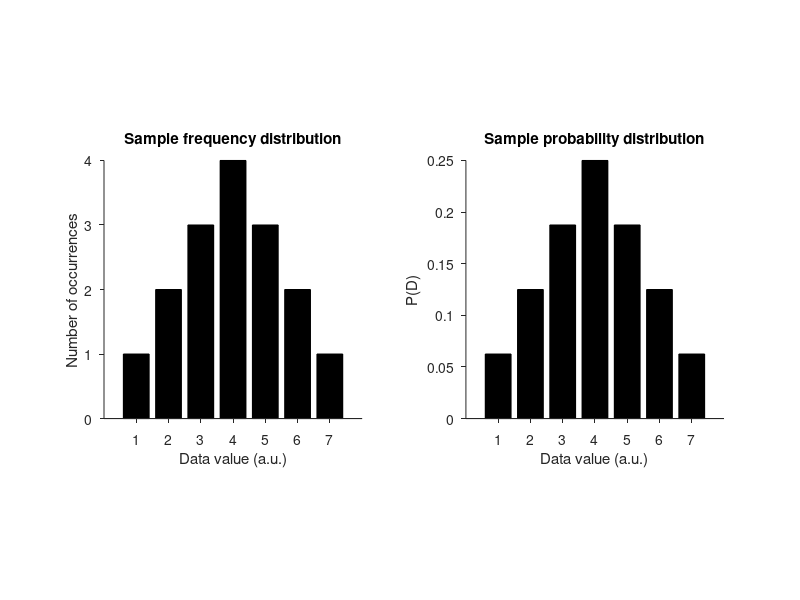
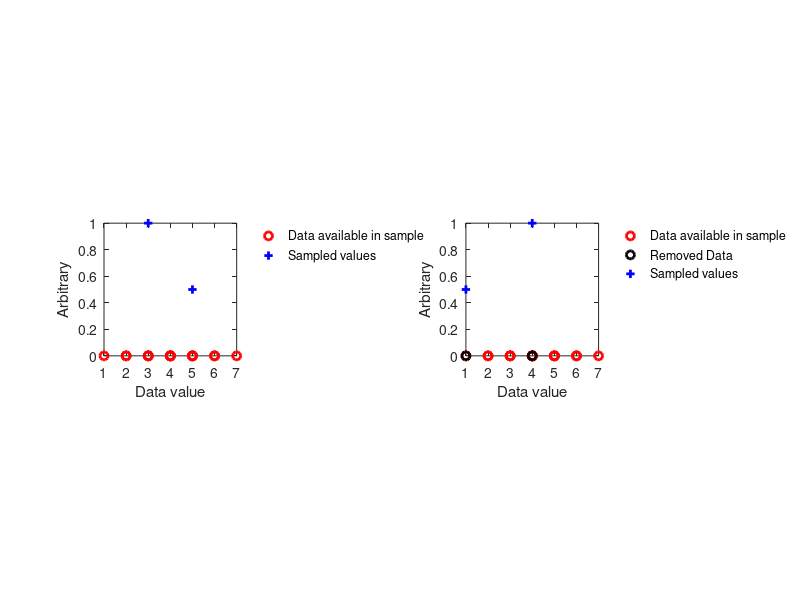
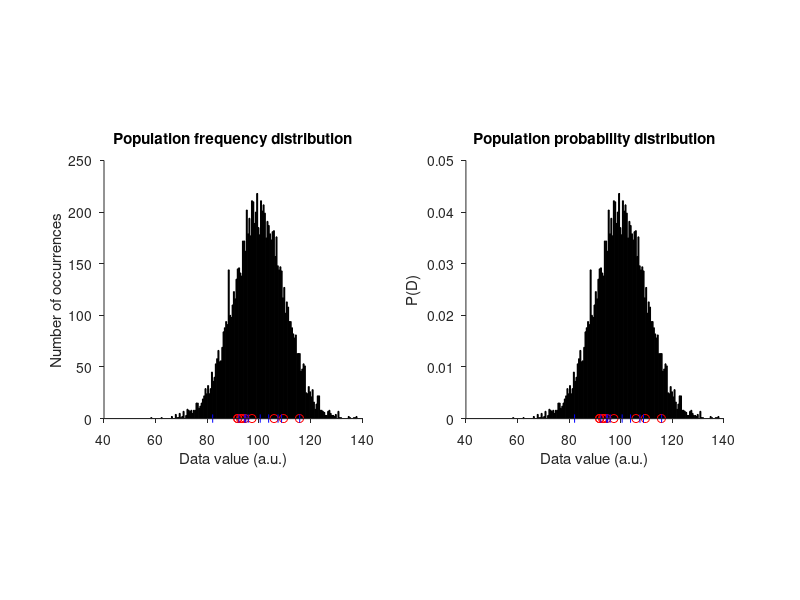

Reproduce these figures in MATLAB, in order.
%% 07 Probability
%
% This tutorial covers:
% (1) ways to compute probabilities from counts, how to 
% (2) sampling from a small sample
% (3) sampling from a large population
% (4) Conditional probability
% (5) Addtition and multiplication rule
%
% Copyright Franco Pestilli Indiana University Spring 2015 K310

%% Probability from a sample
% Let's take a look at what happens when we draw from a data smaple
S = [1 2 2 3 3 3 4 4 4 4 5 5 5 6 6 7]; % This is our sample
n  = numel(S);

% From counts to probabilities:
%
% Let's compute the probability of each number in the sample.
% We choose the sampling spacing between the bins.
binWidth = 1;
% We make bins that cover the full range fo values in P and are sampled at
% the resolution we decided using binWidth.
bins = min(S):binWidth:max(S); 

% We use histogram to compute the shape of the distribution empirically from P
[y,x] = hist(S,bins);

% First we show this distribution which counts the occurrences of data
% in each bin
figure('name','Sample distribution','color','w')
subplot(1,2,1);
bar(x,y,'k')
title('Sample frequency distribution')
set(gca,'tickdir','out', 'box','off')
ylabel('Number of occurrences')
xlabel('Data value (a.u.)')
axis square

% Next, we trasform the distribution in probabilities. This is done by
% diving the counts by the total number of data points (N) and by
% accounting for the type of bins we used for computing the counts.
prob = y / n * binWidth;

subplot(1,2,2);
bar(x,prob,'k')
title('Sample probability distribution')
set(gca,'tickdir','out', 'box','off')
ylabel('P(D)')
xlabel('Data value (a.u.)')
axis square

%% Drawing from a sample
% (1) Drawing with replacement
% We will first draw a sample of 2 data points from the sample S the
% draw will be perfomed with replacement.
n = 2;
replacement = true; % Read more about true: "help true"
sample1 = randsample(S,n,replacement);

% We plot the sample on top of the distribution.
figure('name','Sample')
subplot(1,2,1)
plot(S,zeros(size(S)),'ro','linewidth',2)
hold on 
y = 0.5*linspace(1,size(sample1,2),size(sample1,2)); % We prepare a y that changes incremetally 
plot(sample1,y,'b+','linewidth',2)
ylabel('Arbitrary')
xlabel('Data value')
axis square
legend({'Data available in sample','Sampled values'},'box','off','location','northeastoutside')

% (2) Drawing without replacement
% Next we will draw 10 data points without replacement
replacement = false; % Read more about false: "help false"
sample2 = randsample(S,n,replacement);

% We make a plot.
subplot(1,2,2)
plot(S,zeros(size(S)),'ro','linewidth',2)
hold on 
plot(sample2,zeros(size(sample2)),'ko','linewidth',2)
y = 0.5*linspace(1,size(sample2,2),size(sample2,2)); % We prepare a y that changes incremetally 
plot(sample2,y,'b+','linewidth',2)
ylabel('Arbitrary')
xlabel('Data value')
axis square
legend({'Data available in sample','Removed Data','Sampled values'},'box','off','location','northeastoutside')

%% Conditional probability (Dependence)
% Dependence: What is the probability of drawing a 2 after drawing a 1?
S = [1 2 3 4 5];
clear y x

% Let's compute the probabilities of drawing each number
binWidth = 1;
bins = 1:binWidth:length(S);
[y,x] = hist(S,bins);
p = y/length(S)*binWidth;
p1 = p(1);
% Now we draw twice.
% First we draw '1' then we compute the probability of drawing 2.
S = S(2:end);

% Let's compute the probabilities of drawing each number
binWidth = 1;
bins = 2:binWidth:length(S);
[y,x] = hist(S,bins);
p = y/length(S)*binWidth;
p2 = p(1);

p2after1 = p1*p2;

%% Dependence AND: What is the probability of drawing a 2 AND 1?
S = [1 2 3 4 5];

% Let's compute the probabilities of drawing each number
[y,x] = hist(S,S);
p = y/length(S);
p2 = p(2); % Probability of 2

% First we draw '2' then we compute the probability of drawing 1.
S = S([1 3:5]);
[y,x] = hist(S,S);
p = y/length(S);
p1 = p(1);

prob = p2 * p1

%% Dependence XOR: What is the probability of drawing a 2 OR 1?
S = [1 2 3 4 5];

% Let's compute the probabilities of drawing each number
[y,x] = hist(S,S);
p = y/length(S);

% We use the summation rule, the two events are mutually exclusive
prob = p(2) + p(1)

%% Independent OR: What is the probability of drawing a 2 OR 1?
S = [1 2 3 4 5];

% Let's compute the probabilities of drawing each number
[y,x] = hist(S,S);
p = y/length(S);

% We use the multiplication rule, the two events are independet
prob = p(2) * p(1)

%% Dealing with a large population.
% Here after we will generate a population of data to use later to cumpute
% probabilities.

N  = 10000;
mu = 100; % Mean fo the population
sd = 10; % Standard deviation of the population
P  = mu + sd * randn(N,1);

% Let's compute the histogram of the population and trasform the population
% into a probability distribution.

% We choose the sampling spacing between the bins.
binWidth = .5;
% We make bins that cover the full range fo values in P and are sampled at
% the resolution we decided using binWidth.
bins = min(P):binWidth:max(P); 

% We use histogram to compute the shape of the distribution empirically from P
[Y,X] = hist(P,bins);

% First we show this distribution which counts the occurrences of data
% in each bin
figure('name','Population distribution','color','w')
subplot(1,2,1);
bar(X,Y,'k')
title('Population frequency distribution')
set(gca,'tickdir','out', 'box','off')
ylabel('Number of occurrences')
xlabel('Data value (a.u.)')
axis square

% Next, we trasform the distribution in probabilities. This is done by
% diving the counts by the total number of data points (N) and by
% accounting for the type of bins we used for computing the counts.
PROB = Y / (N * binWidth);

subplot(1,2,2);
bar(X,PROB,'k')
title('Population probability distribution')
set(gca,'tickdir','out', 'box','off')
ylabel('P(D)')
xlabel('Data value (a.u.)')
axis square

% Drawing from a population
% Finally we will now draw from a full population using the same methods
% introduced above. This will be helpful later on to test hypotheses
% statistically.
%
% (1) Drawing with replacement
% We will first draw a sample of 10 data points from the population P the
% draw will be perfomed with replacement.
n = 10;
replacement = true; % Read more about true: "help true"
sample1 = randsample(P,n,replacement);

% We plot the sample on top of the distribution.
subplot(1,2,1)
hold on  % Please not one 'hold on' per plot, is this necessary
plot(sample1,zeros(size(sample1)),'ro')
subplot(1,2,2)
hold on  % Please not one 'hold on' per plot, is this necessary
plot(sample1,zeros(size(sample1)),'ro')

% (2) Drawing without replacement
% Next we will draw 10 data points without replacement
replacement = false; % Read more about false: "help false"
sample2 = randsample(P,n,replacement);

% We make a plot.
subplot(1,2,1)
hold on  % Please not one 'hold on' per plot, is this necessary
plot(sample2,zeros(size(sample2)),'b+');
subplot(1,2,2)
hold on  % Please not one 'hold on' per plot, is this necessary
plot(sample2,zeros(size(sample2)),'b+');
